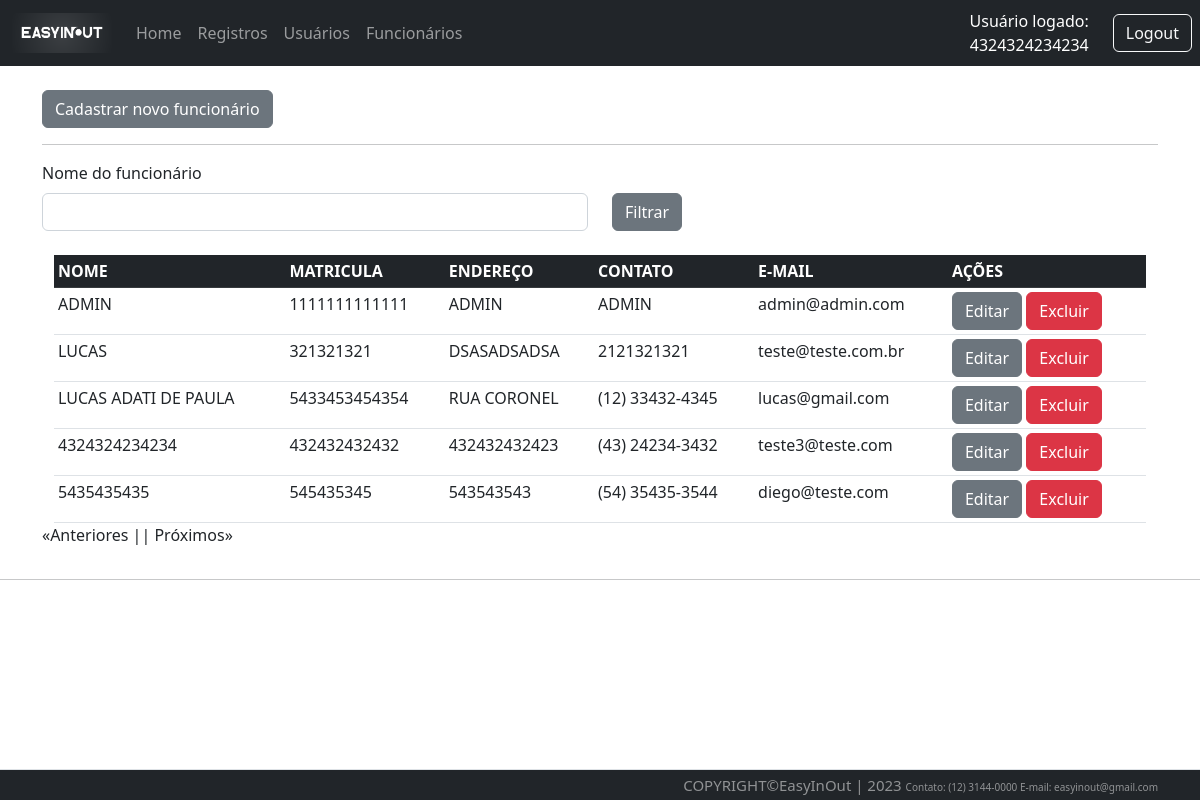
The page /func/list (signed in) on the database its author committed.
### Src/Model/BancoDados.py (models this page shows, shortened)
class FuncBd(UserMixin,db.Model):
  id = db.Column(db.Integer, primary_key=True, autoincrement=True)
  mat = db.Column(db.Integer, unique=True)
  nome = db.Column(db.String(150))
  endereco = db.Column(db.String(150))
  contato = db.Column(db.String(150))
  email = db.Column(db.String(150))
  senha = db.Column(db.String(150))

### Src/View/Func.py (the view)
@Func.route('/list', defaults={'page':1}, methods=['GET'])
@Func.route('/list/<int:page>', methods=['GET'])
@login_required
def listFunc(page):
  _funcFilter=request.values.get('nomeFuncionario')
  if _funcFilter == 'None' or _funcFilter is None:
    _funcFilter=""
  return render_template('listaFuncionario.html', listData=FuncsController.List(page,_funcFilter),_nomeFunc=_funcFilter)

### Src/Controller/Funcs.py (called while the page is built)
  def List(page,_funcFilter, per_page=15):
    print(_funcFilter)
    if len(_funcFilter)<1 :
      query = FuncBd.query.paginate(page=page, per_page=per_page)
      queryCount = FuncBd.query.count()
    else:
      query = FuncBd.query.filter(FuncBd.nome.like('%'+_funcFilter+'%')).paginate(page=page, per_page=per_page)
      queryCount = FuncBd.query.count()
    return {
      "regFunc": query,
      "count": queryCount,
      "page": page,
      "per_page": per_page
    }

### Src/View/Login.py (called while the page is built)
@login_manager.user_loader
def load_user(employee_id):
  funcionario = FuncBd.query.filter_by(id=employee_id).first()
  return funcionario

### Templates/listaFuncionario.html (shortened to what this page needs)
{% extends 'base.html' %}
{% block conteudo %}
<br>
<a href="{{url_for('router.func.createFunc')}}" class="btn btn-secondary btn-xs">Cadastrar novo funcionário</a>
<hr>
<div class="row">
    <label class="form-label" for="form3Example4">Nome do funcionário</label>
    <fieldset class="form-group col-md-6">
        <form action="{{url_for('router.func.listFunc')}}" method="GET">
            <input type="text" class="form-control" name="nomeFuncionario" value="{{_nomeFunc}}">
    </fieldset>
    <fieldset class="form-group col-md-4">
        <button type="submit" class="btn btn-secondary">Filtrar</button>
    </fieldset>
</div>
<br>
<section class="intro">
    <div class="mask d-flex align-items-center h-100">
      <div class="container ">
        <div class="row justify-content-center">
          <div class="col-xl">
            <div class="bg-white ">
              <table class="table table-sm mb-0 text-xsmall">
                <thead class="table-dark">
                  <tr>
                    <th scope="col">NOME</th>
                    <th scope="col">MATRICULA</th>
                    <th scope="col">ENDEREÇO</th>
                    <th scope="col">CONTATO</th>
                    <th scope="col">E-MAIL</th>
                    <th scope="col">AÇÕES</th>
                  </tr>
                </thead>
                <tbody>
                  {% for registro in listData['regFunc'].items %}
                  <tr>
                    <td>{{registro.nome}}</td>
                    <td>{{registro.mat}}</td>
                    <td>{{registro.endereco}}</td>
                    <td>{{registro.contato}}</td>
                    <td>{{registro.email}}</td>
                    <td>
                      <a href="{{registro.id}}/updateFunc" class="btn btn-secondary btn-xs">Editar</a>
                      <a href="{{registro.id}}/removeFunc"
                        onclick="return confirm('Deseja realmente excluir esse registro ?')"
                        class="btn btn-danger btn-xs">Excluir</a>
                    </td>
                  </tr>
                  {% endfor %}
                </tbody>
              </table>
            </div>
          </div>
        </div>
      </div>
    </div>
</section>
<div style="display: flex;">
    {% if listData['regFunc'].has_prev %}
    <a href="{{listData['regFunc'].prev_num}}?nomeFuncionario={{_nomeFunc}}">«Anteriores |</a>
    {% else %}
    <p>«Anteriores |</p>
    {% endif %}
    {% if listData['regFunc'].has_next %}
      {% if listData['page'] == 1%}
        <a href="list/{{listData['regFunc'].next_num}}?nomeFuncionario={{_nomeFunc}}">| Próximos»</a>
      {% else %}
        <a href="{{listData['regFunc'].next_num}}?nomeFuncionario={{_nomeFunc}}">| Próximos»</a>
      {% endif %}
    {% else %}
    <p>| Próximos»</p>
    {% endif %}
</div>
{% endblock conteudo %}

### Templates/base.html (shortened to what this page needs)
<!DOCTYPE html>
<html lang="en-US">
    <head>
        <link rel="stylesheet"
            href="https://cdn.jsdelivr.net/npm/bootstrap@5.2.3/dist/css/bootstrap.min.css"
>
      <link rel="stylesheet" href="{{url_for('static', filename='style.css')}}">
    </head>
    <header>
        {% include 'top.html' %}
    </header>
    <body>
        <div class="container">
            {% block conteudo %}
            {% endblock conteudo %}
        </div>
      <hr>
    </body>
      <br>
      <br>
        {% include 'footer.html' %}
</html>

### Templates/top.html (shortened to what this page needs)
<div id="containers">
{% if not current_user.nome %}
<nav class="navbar navbar-expand-lg navbar-dark bg-dark">
          <div class="container-fluid">
              <a class="navbar-brand" href="{{url_for('router.home.index')}}">
                <img src="{{url_for('static', filename='Images/easyinout.png')}}"
             style="width: 100px; height: 40px;">
              </a>
              <div class="collapse navbar-collapse" id="navbarSupportedContent">
                  <ul class="navbar-nav me-auto mb-2 mb-lg-0">
                    <li class="nav-item">
                        <a class="nav-link" href="{{url_for('router.home.index')}}">Home</a>
                    </li>
                    <li class="nav-item">
                        <a class="nav-link" href="{{url_for('router.about.sobre')}}">Sobre Nós</a>
                    </li>
                  </ul>
              </div>
              <div class="text-end">
                  <a type="button" class="btn btn-outline-light me-2" href="{{url_for('router.login.login')}}">Login</a>
              </div>
          </div>
      </nav>
{% else %}
        <nav class="navbar navbar-expand-lg navbar-dark bg-dark">
            <div class="container-fluid">
                <a class="navbar-brand" href="{{url_for('router.home.index')}}">
                  <img src="{{url_for('static', filename='Images/easyinout.png')}}"
             style="width: 100px; height: 40px;">
                </a>
                <div class="collapse navbar-collapse"
                    id="navbarSupportedContent">
                    <ul class="navbar-nav me-auto mb-2 mb-lg-0">
                        <li class="nav-item">
                            <a class="nav-link" href="{{url_for('router.home.index')}}">Home</a>
                        </li>
                        <li class="nav-item">
                            <a class="nav-link" href="{{url_for('router.traffic.list')}}">Registros</a>
                        </li>
                        <li class="nav-item">
                            <a class="nav-link"href="{{url_for('router.user.listUser')}}">Usuários</a>
                        </li>
                        <li class="nav-item">
                            <a class="nav-link"href="{{url_for('router.func.listFunc')}}">Funcionários</a>
                        </li>
                    </ul>
                </div>
            </div>
            <div class="text-end me-4" style="text-align:right; color:white; width:500px ">
              Usuário logado:<br>{{current_user.nome}}
            </div>
            <div class="text-end">
                <a type="button" class="btn btn-outline-light me-2" href="{{url_for('router.login.logout')}}">Logout</a>
            </div>
        </nav>
</div>
{% endif %}

### Templates/footer.html
<footer class="w-100">
  <div
      class="d-flex flex-wrap align-items-center py-1 border-top text-bg-dark">
      <div align="right" class="container">
          <div class="text-white-50 small align-items-center">
              <a style="font-size: 15px;"> COPYRIGHT&copy;EasyInOut | 2023 </a>
              <a style="font-size: 10px;">Contato: (12) 3144-0000 </a>
              <a style="font-size: 10px;">E-mail: easyinout@gmail.com </a>
          </div>
      </div>
  </div>
</footer>

### Public/style.css (style rules this page uses)
footer { position: fixed; bottom: 0; }
.intro { height: 100%; width: 100%; }

### Templates/base.html (style rules this page uses)
body { min-height: 100% }

### rows shown on the page
FuncBd: nome "4324324234234", mat "432432432432", endereco "432432432423", contato "(43) 24234-3432", email "teste3@teste.com"
FuncBd: nome "ADMIN", mat "1111111111111", endereco "ADMIN", contato "ADMIN", email "admin@admin.com"
FuncBd: nome "LUCAS", mat "321321321", endereco "DSASADSADSA", contato "2121321321", email "teste@teste.com.br"
FuncBd: nome "LUCAS ADATI DE PAULA", mat "5433453454354", endereco "RUA CORONEL", contato "(12) 33432-4345", email "lucas@gmail.com"
FuncBd: nome "5435435435", mat "545435345", endereco "543543543", contato "(54) 35435-3544", email "diego@teste.com"
